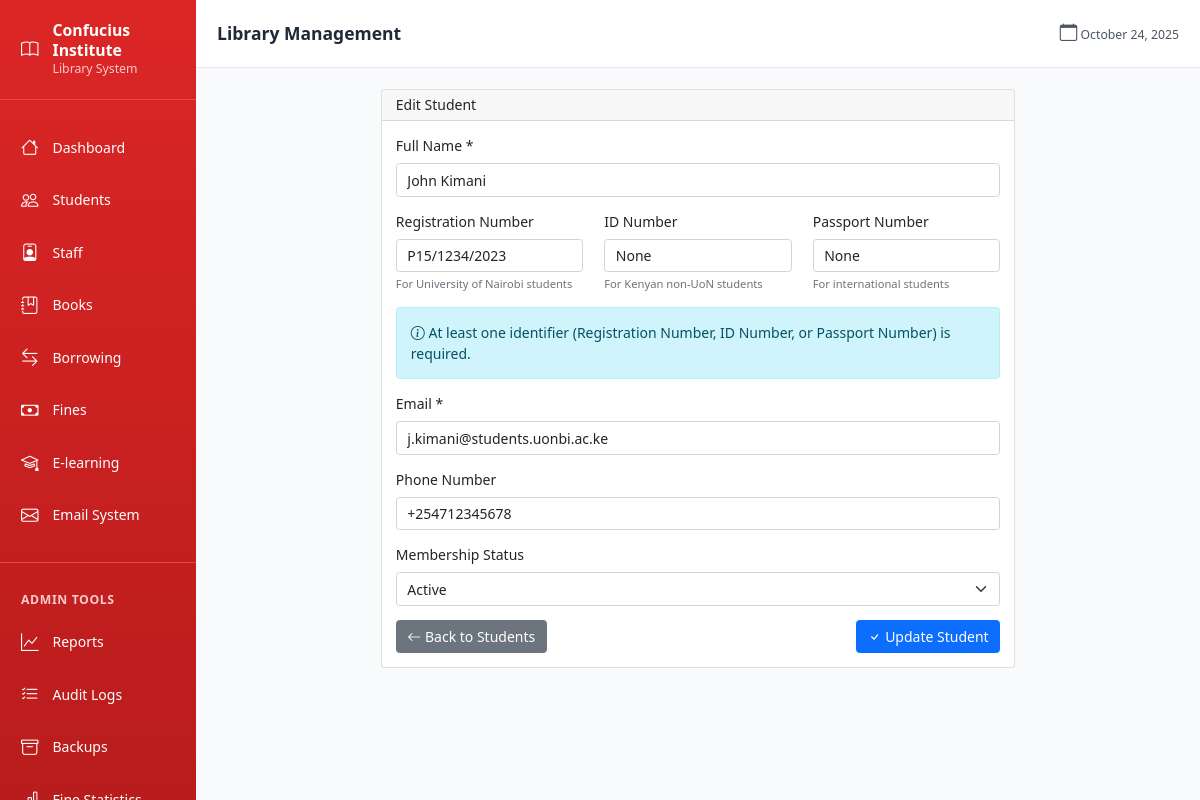
Page /students/1/edit (signed in) on the committed database.
### models.py (models this page shows, shortened)
class Student(db.Model):
    id = db.Column(db.Integer, primary_key=True)
    name = db.Column(db.String(100), nullable=False)
    registration_number = db.Column(db.String(50), unique=True, nullable=True)  # UoN students
    id_number = db.Column(db.String(20), unique=True, nullable=True)  # Kenyan non-UoN
    passport_number = db.Column(db.String(20), unique=True, nullable=True)  # International
    email = db.Column(db.String(120), nullable=False)
    phone = db.Column(db.String(20))
    membership_status = db.Column(db.String(20), default='active')  # active, suspended, expired
    created_at = db.Column(db.DateTime, default=datetime.utcnow)
    borrow_records = db.relationship('BorrowRecord', backref='student_ref', lazy=True)
    fines = db.relationship('Fine', backref='student_ref', lazy=True)

### blueprints/students.py (the view, shortened to what this page needs)
@students_bp.route('/<int:student_id>/edit', methods=['GET', 'POST'])
@login_required
def edit_student(student_id):
    student = Student.query.get_or_404(student_id)
    return render_template('students/form.html', student=student)

### templates/students/form.html (shortened to what this page needs)
{% extends "base.html" %}
{% block content %}
<div class="row">
    <div class="col-md-8 offset-md-2">
        <div class="card">
            <div class="card-header">
                <h4>{{ 'Edit' if student else 'Add New' }} Student</h4>
            </div>
            <div class="card-body">
                <form method="POST">
                    <div class="mb-3">
                        <label for="name" class="form-label">Full Name *</label>
                        <input type="text" class="form-control" id="name" name="name"
                               value="{{ student.name if student else '' }}" required>
                    </div>
                    <div class="row">
                        <div class="col-md-4">
                            <div class="mb-3">
                                <label for="registration_number" class="form-label">Registration Number</label>
                                <input type="text" class="form-control" id="registration_number" name="registration_number"
                                       value="{{ student.registration_number if student else '' }}"
                                       placeholder="For UoN students">
                                <small class="text-muted">For University of Nairobi students</small>
                            </div>
                        </div>
                        <div class="col-md-4">
                            <div class="mb-3">
                                <label for="id_number" class="form-label">ID Number</label>
                                <input type="text" class="form-control" id="id_number" name="id_number"
                                       value="{{ student.id_number if student else '' }}"
                                       placeholder="For Kenyan non-UoN">
                                <small class="text-muted">For Kenyan non-UoN students</small>
                            </div>
                        </div>
                        <div class="col-md-4">
                            <div class="mb-3">
                                <label for="passport_number" class="form-label">Passport Number</label>
                                <input type="text" class="form-control" id="passport_number" name="passport_number"
                                       value="{{ student.passport_number if student else '' }}"
                                       placeholder="For international">
                                <small class="text-muted">For international students</small>
                            </div>
                        </div>
                    </div>
                    <div class="alert alert-info">
                        <i class="bi bi-info-circle"></i> At least one identifier (Registration Number, ID Number, or Passport Number) is required.
                    </div>
                    <div class="mb-3">
                        <label for="email" class="form-label">Email *</label>
                        <input type="email" class="form-control" id="email" name="email"
                               value="{{ student.email if student else '' }}" required>
                    </div>
                    <div class="mb-3">
                        <label for="phone" class="form-label">Phone Number</label>
                        <input type="text" class="form-control" id="phone" name="phone"
                               value="{{ student.phone if student else '' }}"
                               placeholder="+254...">
                    </div>
                    <div class="mb-3">
                        <label for="membership_status" class="form-label">Membership Status</label>
                        <select class="form-select" id="membership_status" name="membership_status">
                            <option value="active" {{ 'selected' if student and student.membership_status == 'active' else '' }}>Active</option>
                        </select>
                    </div>
                    <div class="d-flex justify-content-between">
                        <a href="{{ url_for('students.list_students') }}" class="btn btn-secondary">
                            <i class="bi bi-arrow-left"></i> Back to Students
                        </a>
                        <button type="submit" class="btn btn-primary">
                            <i class="bi bi-check"></i> {{ 'Update' if student else 'Add' }} Student
                        </button>
                    </div>
                </form>
            </div>
        </div>
    </div>
</div>
{% endblock %}

### templates/base.html (style rules this page uses)
:root { font-size: 14px; }

### rows in the picture
Student: name "John Kimani", registration_number "P15/1234/2023", id_number "None", passport_number "None", email "j.kimani@students.uonbi.ac.ke", phone "+254712345678"

### other values in the picture
{{ 'Edit' if student else 'Add New' }} "Edit"
{{ 'Update' if student else 'Add' }} "Update"
